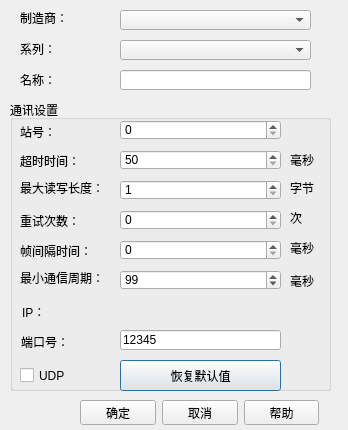
<?xml version="1.0" encoding="UTF-8"?>
<ui version="4.0">
 <class>ProtocolDlg</class>
 <widget class="QDialog" name="ProtocolDlg">
  <property name="geometry">
   <rect>
    <x>0</x>
    <y>0</y>
    <width>348</width>
    <height>430</height>
   </rect>
  </property>
  <property name="windowTitle">
   <string>Dialog</string>
  </property>
  <widget class="QComboBox" name="combo_manu">
   <property name="geometry">
    <rect>
     <x>120</x>
     <y>10</y>
     <width>191</width>
     <height>20</height>
    </rect>
   </property>
  </widget>
  <widget class="QLabel" name="label_manu">
   <property name="geometry">
    <rect>
     <x>20</x>
     <y>10</y>
     <width>91</width>
     <height>16</height>
    </rect>
   </property>
   <property name="text">
    <string>制造商：</string>
   </property>
   <property name="buddy">
    <cstring>combo_manu</cstring>
   </property>
  </widget>
  <widget class="QComboBox" name="combo_protocol">
   <property name="geometry">
    <rect>
     <x>120</x>
     <y>40</y>
     <width>191</width>
     <height>20</height>
    </rect>
   </property>
  </widget>
  <widget class="QLabel" name="label_protocol">
   <property name="geometry">
    <rect>
     <x>20</x>
     <y>39</y>
     <width>91</width>
     <height>20</height>
    </rect>
   </property>
   <property name="text">
    <string>系列：</string>
   </property>
   <property name="buddy">
    <cstring>combo_protocol</cstring>
   </property>
  </widget>
  <widget class="QGroupBox" name="groupBox">
   <property name="geometry">
    <rect>
     <x>10</x>
     <y>100</y>
     <width>321</width>
     <height>291</height>
    </rect>
   </property>
   <property name="title">
    <string>通讯设置</string>
   </property>
   <property name="flat">
    <bool>true</bool>
   </property>
   <widget class="QLabel" name="label_3">
    <property name="geometry">
     <rect>
      <x>10</x>
      <y>24</y>
      <width>91</width>
      <height>16</height>
     </rect>
    </property>
    <property name="text">
     <string>站号：</string>
    </property>
    <property name="buddy">
     <cstring>spin_stationIndex</cstring>
    </property>
   </widget>
   <widget class="QSpinBox" name="spin_stationIndex">
    <property name="geometry">
     <rect>
      <x>110</x>
      <y>20</y>
      <width>161</width>
      <height>20</height>
     </rect>
    </property>
    <property name="maximum">
     <number>255</number>
    </property>
   </widget>
   <widget class="QLabel" name="label_4">
    <property name="geometry">
     <rect>
      <x>10</x>
      <y>50</y>
      <width>91</width>
      <height>21</height>
     </rect>
    </property>
    <property name="text">
     <string>超时时间：</string>
    </property>
    <property name="buddy">
     <cstring>spin_time</cstring>
    </property>
   </widget>
   <widget class="QSpinBox" name="spin_time">
    <property name="geometry">
     <rect>
      <x>110</x>
      <y>50</y>
      <width>161</width>
      <height>20</height>
     </rect>
    </property>
    <property name="minimum">
     <number>50</number>
    </property>
    <property name="maximum">
     <number>300000</number>
    </property>
   </widget>
   <widget class="QLabel" name="label_8">
    <property name="geometry">
     <rect>
      <x>280</x>
      <y>50</y>
      <width>81</width>
      <height>20</height>
     </rect>
    </property>
    <property name="text">
     <string>毫秒</string>
    </property>
    <property name="buddy">
     <cstring>spin_stationIndex</cstring>
    </property>
   </widget>
   <widget class="QLabel" name="label_5">
    <property name="geometry">
     <rect>
      <x>10</x>
      <y>80</y>
      <width>91</width>
      <height>16</height>
     </rect>
    </property>
    <property name="text">
     <string>最大读写长度：</string>
    </property>
    <property name="buddy">
     <cstring>spin_length</cstring>
    </property>
   </widget>
   <widget class="QSpinBox" name="spin_length">
    <property name="geometry">
     <rect>
      <x>110</x>
      <y>80</y>
      <width>161</width>
      <height>20</height>
     </rect>
    </property>
    <property name="minimum">
     <number>1</number>
    </property>
    <property name="maximum">
     <number>256</number>
    </property>
   </widget>
   <widget class="QLabel" name="label_10">
    <property name="geometry">
     <rect>
      <x>280</x>
      <y>80</y>
      <width>81</width>
      <height>16</height>
     </rect>
    </property>
    <property name="text">
     <string>字节</string>
    </property>
    <property name="buddy">
     <cstring>spin_stationIndex</cstring>
    </property>
   </widget>
   <widget class="QLabel" name="label_6">
    <property name="geometry">
     <rect>
      <x>10</x>
      <y>110</y>
      <width>91</width>
      <height>21</height>
     </rect>
    </property>
    <property name="text">
     <string>重试次数：</string>
    </property>
    <property name="buddy">
     <cstring>spin_retry</cstring>
    </property>
   </widget>
   <widget class="QSpinBox" name="spin_retry">
    <property name="geometry">
     <rect>
      <x>110</x>
      <y>110</y>
      <width>161</width>
      <height>20</height>
     </rect>
    </property>
    <property name="maximum">
     <number>10</number>
    </property>
   </widget>
   <widget class="QLabel" name="label_7">
    <property name="geometry">
     <rect>
      <x>10</x>
      <y>140</y>
      <width>91</width>
      <height>21</height>
     </rect>
    </property>
    <property name="text">
     <string>帧间隔时间：</string>
    </property>
    <property name="buddy">
     <cstring>spin_interval</cstring>
    </property>
   </widget>
   <widget class="QSpinBox" name="spin_interval">
    <property name="geometry">
     <rect>
      <x>110</x>
      <y>140</y>
      <width>161</width>
      <height>20</height>
     </rect>
    </property>
    <property name="maximum">
     <number>30000</number>
    </property>
   </widget>
   <widget class="QLabel" name="label_9">
    <property name="geometry">
     <rect>
      <x>280</x>
      <y>140</y>
      <width>81</width>
      <height>16</height>
     </rect>
    </property>
    <property name="text">
     <string>毫秒</string>
    </property>
    <property name="buddy">
     <cstring>spin_stationIndex</cstring>
    </property>
   </widget>
   <widget class="QLabel" name="label_11">
    <property name="geometry">
     <rect>
      <x>280</x>
      <y>110</y>
      <width>81</width>
      <height>16</height>
     </rect>
    </property>
    <property name="text">
     <string>次</string>
    </property>
    <property name="buddy">
     <cstring>spin_stationIndex</cstring>
    </property>
   </widget>
   <widget class="QSpinBox" name="spin_cycleTime">
    <property name="geometry">
     <rect>
      <x>110</x>
      <y>170</y>
      <width>161</width>
      <height>20</height>
     </rect>
    </property>
    <property name="minimum">
     <number>1</number>
    </property>
    <property name="maximum">
     <number>60000</number>
    </property>
    <property name="value">
     <number>99</number>
    </property>
   </widget>
   <widget class="QLabel" name="label_12">
    <property name="geometry">
     <rect>
      <x>10</x>
      <y>170</y>
      <width>91</width>
      <height>16</height>
     </rect>
    </property>
    <property name="text">
     <string>最小通信周期：</string>
    </property>
    <property name="buddy">
     <cstring>spin_interval</cstring>
    </property>
   </widget>
   <widget class="QLabel" name="label_13">
    <property name="geometry">
     <rect>
      <x>280</x>
      <y>170</y>
      <width>81</width>
      <height>21</height>
     </rect>
    </property>
    <property name="text">
     <string>毫秒</string>
    </property>
    <property name="buddy">
     <cstring>spin_stationIndex</cstring>
    </property>
   </widget>
   <widget class="QCheckBox" name="m_UdpcheckBox">
    <property name="geometry">
     <rect>
      <x>10</x>
      <y>260</y>
      <width>51</width>
      <height>31</height>
     </rect>
    </property>
    <property name="text">
     <string>UDP</string>
    </property>
   </widget>
   <widget class="QPushButton" name="btn_default">
    <property name="geometry">
     <rect>
      <x>110</x>
      <y>260</y>
      <width>161</width>
      <height>31</height>
     </rect>
    </property>
    <property name="text">
     <string>恢复默认值</string>
    </property>
   </widget>
   <widget class="QLabel" name="label_IP">
    <property name="geometry">
     <rect>
      <x>12</x>
      <y>204</y>
      <width>24</width>
      <height>16</height>
     </rect>
    </property>
    <property name="text">
     <string>IP：</string>
    </property>
   </widget>
   <widget class="QLineEdit" name="edit_port">
    <property name="geometry">
     <rect>
      <x>110</x>
      <y>230</y>
      <width>161</width>
      <height>20</height>
     </rect>
    </property>
    <property name="toolTip">
     <string>链接名称中不能包含'#'号</string>
    </property>
    <property name="inputMethodHints">
     <set>Qt::ImhPreferNumbers</set>
    </property>
    <property name="text">
     <string>12345</string>
    </property>
   </widget>
   <widget class="QLabel" name="label_port">
    <property name="geometry">
     <rect>
      <x>11</x>
      <y>234</y>
      <width>48</width>
      <height>16</height>
     </rect>
    </property>
    <property name="text">
     <string>端口号：</string>
    </property>
   </widget>
   <widget class="IpAddressWidget" name="edit_IP" native="true">
    <property name="geometry">
     <rect>
      <x>100</x>
      <y>192</y>
      <width>181</width>
      <height>36</height>
     </rect>
    </property>
   </widget>
  </widget>
  <widget class="QLabel" name="label_manu_2">
   <property name="geometry">
    <rect>
     <x>20</x>
     <y>70</y>
     <width>91</width>
     <height>20</height>
    </rect>
   </property>
   <property name="text">
    <string>名称：</string>
   </property>
   <property name="buddy">
    <cstring>edit_name</cstring>
   </property>
  </widget>
  <widget class="QLineEdit" name="edit_name">
   <property name="geometry">
    <rect>
     <x>120</x>
     <y>70</y>
     <width>191</width>
     <height>20</height>
    </rect>
   </property>
   <property name="maxLength">
    <number>99</number>
   </property>
  </widget>
  <widget class="QWidget" name="layoutWidget">
   <property name="geometry">
    <rect>
     <x>80</x>
     <y>400</y>
     <width>239</width>
     <height>25</height>
    </rect>
   </property>
   <layout class="QHBoxLayout" name="horizontalLayout">
    <item>
     <widget class="QPushButton" name="btn_accept">
      <property name="text">
       <string>确定</string>
      </property>
     </widget>
    </item>
    <item>
     <widget class="QPushButton" name="btn_cancel">
      <property name="text">
       <string>取消</string>
      </property>
     </widget>
    </item>
    <item>
     <widget class="QPushButton" name="btn_help">
      <property name="text">
       <string>帮助</string>
      </property>
     </widget>
    </item>
   </layout>
  </widget>
 </widget>
 <customwidgets>
  <customwidget>
   <class>IpAddressWidget</class>
   <extends>QWidget</extends>
   <header location="global">frame\akipedit.h</header>
   <container>1</container>
  </customwidget>
 </customwidgets>
 <resources/>
 <connections/>
</ui>
